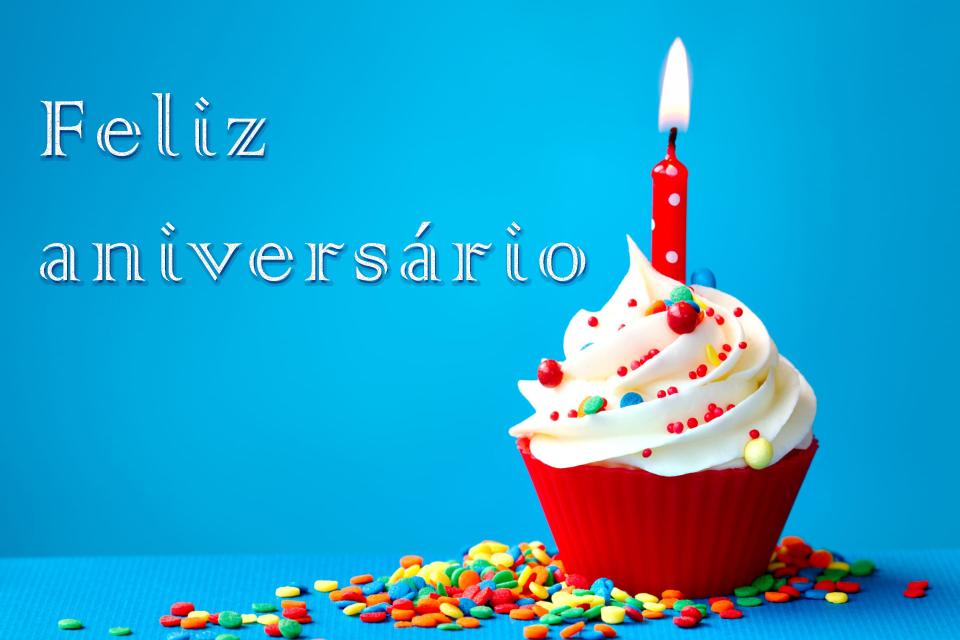
#> input picture 6_Automation_Real_world_tasks_with_python/Modulo_1/feliz-aniversario.jpg, 2880 x 1920 px (shown at 1/3 size)
$ python Aula_02_Manipulating_Images.py
#> lines starting #> are read from the running program, lines starting #| are printed output that depends on the picture
# install
# pip install pillow

from PIL import Image

im = Image.open("feliz-aniversario.jpg")
#> im is the input picture: PIL image 2880x1920 RGB; mean R, G, B 37.4, 161.2, 202.4
im.rotate(45).show()
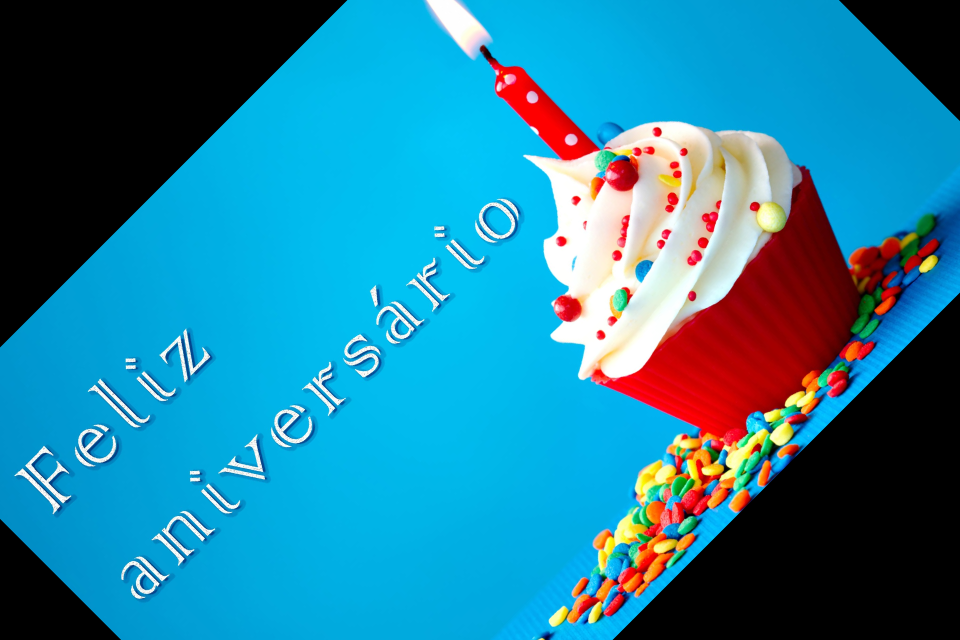
#> shown: PIL image 2880x1920 RGB (shown at 1/3 size); mean R, G, B 36, 126, 155.5

new_im = im.resize((640,480))
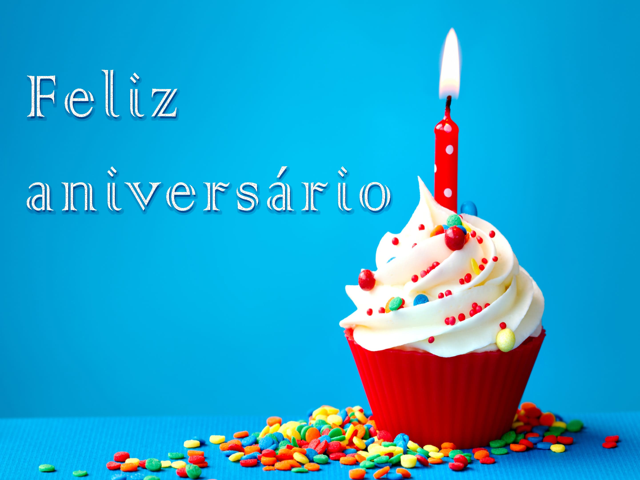
#> new_im: PIL image 640x480 RGB; mean R, G, B 37.4, 161.2, 202.4
new_im.save("example_resized.jpg")

im.rotate(180).resize((640,480)).save("flipped_and_resized.jpg")
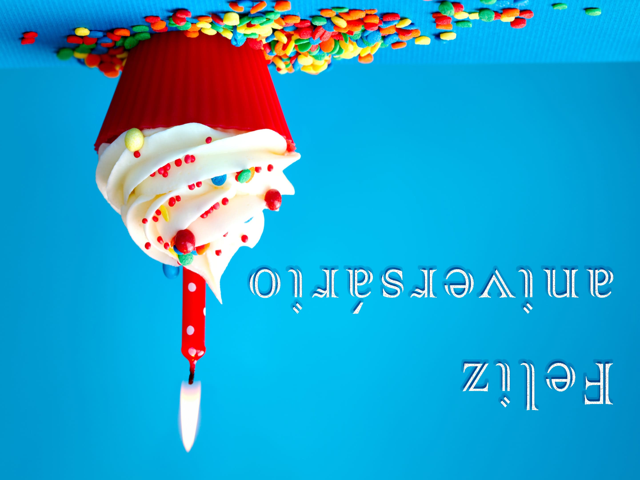
#> saved as flipped_and_resized.jpg: PIL image 640x480 RGB; mean R, G, B 37.4, 161.2, 202.4
